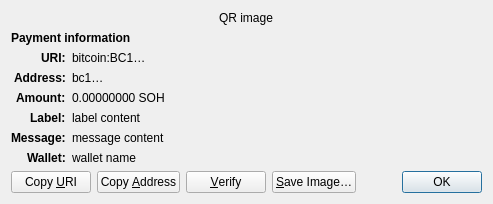
<?xml version="1.0" encoding="UTF-8"?>
<ui version="4.0">
 <class>ReceiveRequestDialog</class>
 <widget class="QDialog" name="ReceiveRequestDialog">
  <property name="geometry">
   <rect>
    <x>0</x>
    <y>0</y>
    <width>413</width>
    <height>229</height>
   </rect>
  </property>
  <property name="windowTitle">
   <string>Request payment to …</string>
  </property>
  <layout class="QGridLayout" name="gridLayout" columnstretch="0,1">
   <property name="sizeConstraint">
    <enum>QLayout::SetFixedSize</enum>
   </property>
   <item row="0" column="0" colspan="2" alignment="Qt::AlignHCenter">
    <widget class="QRImageWidget" name="qr_code">
     <property name="text">
      <string notr="true">QR image</string>
     </property>
     <property name="textInteractionFlags">
      <set>Qt::NoTextInteraction</set>
     </property>
    </widget>
   </item>
   <item row="1" column="0" colspan="2">
    <widget class="QLabel" name="payment_header">
     <property name="font">
      <font>
       <weight>75</weight>
       <bold>true</bold>
      </font>
     </property>
     <property name="text">
      <string>Payment information</string>
     </property>
     <property name="textInteractionFlags">
      <set>Qt::NoTextInteraction</set>
     </property>
    </widget>
   </item>
   <item row="2" column="0" alignment="Qt::AlignRight|Qt::AlignTop">
    <widget class="QLabel" name="uri_tag">
     <property name="font">
      <font>
       <weight>75</weight>
       <bold>true</bold>
      </font>
     </property>
     <property name="text">
      <string notr="true">URI:</string>
     </property>
     <property name="textFormat">
      <enum>Qt::PlainText</enum>
     </property>
     <property name="textInteractionFlags">
      <set>Qt::NoTextInteraction</set>
     </property>
    </widget>
   </item>
   <item row="2" column="1" alignment="Qt::AlignTop">
    <widget class="QLabel" name="uri_content">
     <property name="text">
      <string notr="true">bitcoin:BC1…</string>
     </property>
     <property name="textFormat">
      <enum>Qt::RichText</enum>
     </property>
     <property name="wordWrap">
      <bool>true</bool>
     </property>
     <property name="textInteractionFlags">
      <set>Qt::TextSelectableByMouse</set>
     </property>
    </widget>
   </item>
   <item row="3" column="0" alignment="Qt::AlignRight|Qt::AlignTop">
    <widget class="QLabel" name="address_tag">
     <property name="font">
      <font>
       <weight>75</weight>
       <bold>true</bold>
      </font>
     </property>
     <property name="text">
      <string>Address:</string>
     </property>
     <property name="textInteractionFlags">
      <set>Qt::NoTextInteraction</set>
     </property>
    </widget>
   </item>
   <item row="3" column="1" alignment="Qt::AlignTop">
    <widget class="QLabel" name="address_content">
     <property name="text">
      <string notr="true">bc1…</string>
     </property>
     <property name="textFormat">
      <enum>Qt::PlainText</enum>
     </property>
     <property name="textInteractionFlags">
      <set>Qt::TextSelectableByMouse</set>
     </property>
    </widget>
   </item>
   <item row="4" column="0" alignment="Qt::AlignRight|Qt::AlignTop">
    <widget class="QLabel" name="amount_tag">
     <property name="font">
      <font>
       <weight>75</weight>
       <bold>true</bold>
      </font>
     </property>
     <property name="text">
      <string>Amount:</string>
     </property>
     <property name="textInteractionFlags">
      <set>Qt::NoTextInteraction</set>
     </property>
    </widget>
   </item>
   <item row="4" column="1" alignment="Qt::AlignTop">
    <widget class="QLabel" name="amount_content">
     <property name="text">
      <string notr="true">0.00000000 SOH</string>
     </property>
     <property name="textFormat">
      <enum>Qt::PlainText</enum>
     </property>
     <property name="textInteractionFlags">
      <set>Qt::TextSelectableByMouse</set>
     </property>
    </widget>
   </item>
   <item row="5" column="0" alignment="Qt::AlignRight|Qt::AlignTop">
    <widget class="QLabel" name="label_tag">
     <property name="font">
      <font>
       <weight>75</weight>
       <bold>true</bold>
      </font>
     </property>
     <property name="text">
      <string>Label:</string>
     </property>
     <property name="textInteractionFlags">
      <set>Qt::NoTextInteraction</set>
     </property>
    </widget>
   </item>
   <item row="5" column="1" alignment="Qt::AlignTop">
    <widget class="QLabel" name="label_content">
     <property name="text">
      <string notr="true">label content</string>
     </property>
     <property name="textFormat">
      <enum>Qt::PlainText</enum>
     </property>
     <property name="wordWrap">
      <bool>true</bool>
     </property>
     <property name="textInteractionFlags">
      <set>Qt::TextSelectableByMouse</set>
     </property>
    </widget>
   </item>
   <item row="6" column="0" alignment="Qt::AlignRight|Qt::AlignTop">
    <widget class="QLabel" name="message_tag">
     <property name="font">
      <font>
       <weight>75</weight>
       <bold>true</bold>
      </font>
     </property>
     <property name="text">
      <string>Message:</string>
     </property>
     <property name="textInteractionFlags">
      <set>Qt::NoTextInteraction</set>
     </property>
    </widget>
   </item>
   <item row="6" column="1" alignment="Qt::AlignTop">
    <widget class="QLabel" name="message_content">
     <property name="text">
      <string notr="true">message content</string>
     </property>
     <property name="textFormat">
      <enum>Qt::PlainText</enum>
     </property>
     <property name="wordWrap">
      <bool>true</bool>
     </property>
     <property name="textInteractionFlags">
      <set>Qt::TextSelectableByMouse</set>
     </property>
    </widget>
   </item>
   <item row="7" column="0" alignment="Qt::AlignRight|Qt::AlignTop">
    <widget class="QLabel" name="wallet_tag">
     <property name="font">
      <font>
       <weight>75</weight>
       <bold>true</bold>
      </font>
     </property>
     <property name="text">
      <string>Wallet:</string>
     </property>
     <property name="textInteractionFlags">
      <set>Qt::NoTextInteraction</set>
     </property>
    </widget>
   </item>
   <item row="7" column="1" alignment="Qt::AlignTop">
    <widget class="QLabel" name="wallet_content">
     <property name="text">
      <string notr="true">wallet name</string>
     </property>
     <property name="textFormat">
      <enum>Qt::PlainText</enum>
     </property>
     <property name="wordWrap">
      <bool>true</bool>
     </property>
     <property name="textInteractionFlags">
      <set>Qt::TextSelectableByMouse</set>
     </property>
    </widget>
   </item>
   <item row="8" column="0" colspan="2">
    <layout class="QHBoxLayout" name="horizontalLayout">
     <item>
      <widget class="QPushButton" name="btnCopyURI">
       <property name="text">
        <string>Copy &amp;URI</string>
       </property>
       <property name="autoDefault">
        <bool>false</bool>
       </property>
      </widget>
     </item>
     <item>
      <widget class="QPushButton" name="btnCopyAddress">
       <property name="text">
        <string>Copy &amp;Address</string>
       </property>
       <property name="autoDefault">
        <bool>false</bool>
       </property>
      </widget>
     </item>
     <item>
      <widget class="QPushButton" name="btnVerify">
       <property name="text">
        <string>&amp;Verify</string>
       </property>
       <property name="toolTip">
        <string>Verify this address on e.g. a hardware wallet screen</string>
       </property>
       <property name="autoDefault">
        <bool>false</bool>
       </property>
      </widget>
     </item>
     <item>
      <widget class="QPushButton" name="btnSaveAs">
       <property name="text">
        <string>&amp;Save Image…</string>
       </property>
       <property name="autoDefault">
        <bool>false</bool>
       </property>
      </widget>
     </item>
     <item>
      <spacer name="horizontalSpacer_2">
       <property name="orientation">
        <enum>Qt::Horizontal</enum>
       </property>
       <property name="sizeHint" stdset="0">
        <size>
         <width>40</width>
         <height>20</height>
        </size>
       </property>
      </spacer>
     </item>
     <item>
      <widget class="QDialogButtonBox" name="buttonBox">
       <property name="focusPolicy">
        <enum>Qt::StrongFocus</enum>
       </property>
       <property name="standardButtons">
        <set>QDialogButtonBox::Ok</set>
       </property>
      </widget>
     </item>
    </layout>
   </item>
  </layout>
 </widget>
 <customwidgets>
  <customwidget>
   <class>QRImageWidget</class>
   <extends>QLabel</extends>
   <header>qt/qrimagewidget.h</header>
  </customwidget>
 </customwidgets>
 <tabstops>
  <tabstop>buttonBox</tabstop>
  <tabstop>btnCopyURI</tabstop>
  <tabstop>btnCopyAddress</tabstop>
  <tabstop>btnSaveAs</tabstop>
 </tabstops>
 <resources/>
 <connections>
  <connection>
   <sender>buttonBox</sender>
   <signal>accepted()</signal>
   <receiver>ReceiveRequestDialog</receiver>
   <slot>accept()</slot>
   <hints>
    <hint type="sourcelabel">
     <x>135</x>
     <y>230</y>
    </hint>
    <hint type="destinationlabel">
     <x>135</x>
     <y>126</y>
    </hint>
   </hints>
  </connection>
 </connections>
</ui>
